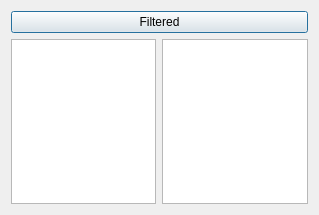
<?xml version="1.0" encoding="UTF-8"?>
<ui version="4.0">
 <class>Dialog</class>
 <widget class="QDialog" name="Dialog">
  <property name="geometry">
   <rect>
    <x>0</x>
    <y>0</y>
    <width>319</width>
    <height>215</height>
   </rect>
  </property>
  <property name="windowTitle">
   <string>Dialog</string>
  </property>
  <layout class="QVBoxLayout" name="verticalLayout">
   <item>
    <widget class="QPushButton" name="pushButton">
     <property name="text">
      <string>Filtered</string>
     </property>
    </widget>
   </item>
   <item>
    <layout class="QHBoxLayout" name="horizontalLayout">
     <item>
      <widget class="QListWidget" name="listWidget"/>
     </item>
     <item>
      <widget class="QListWidget" name="listWidget_2"/>
     </item>
    </layout>
   </item>
  </layout>
 </widget>
 <layoutdefault spacing="6" margin="11"/>
 <resources/>
 <connections/>
</ui>
